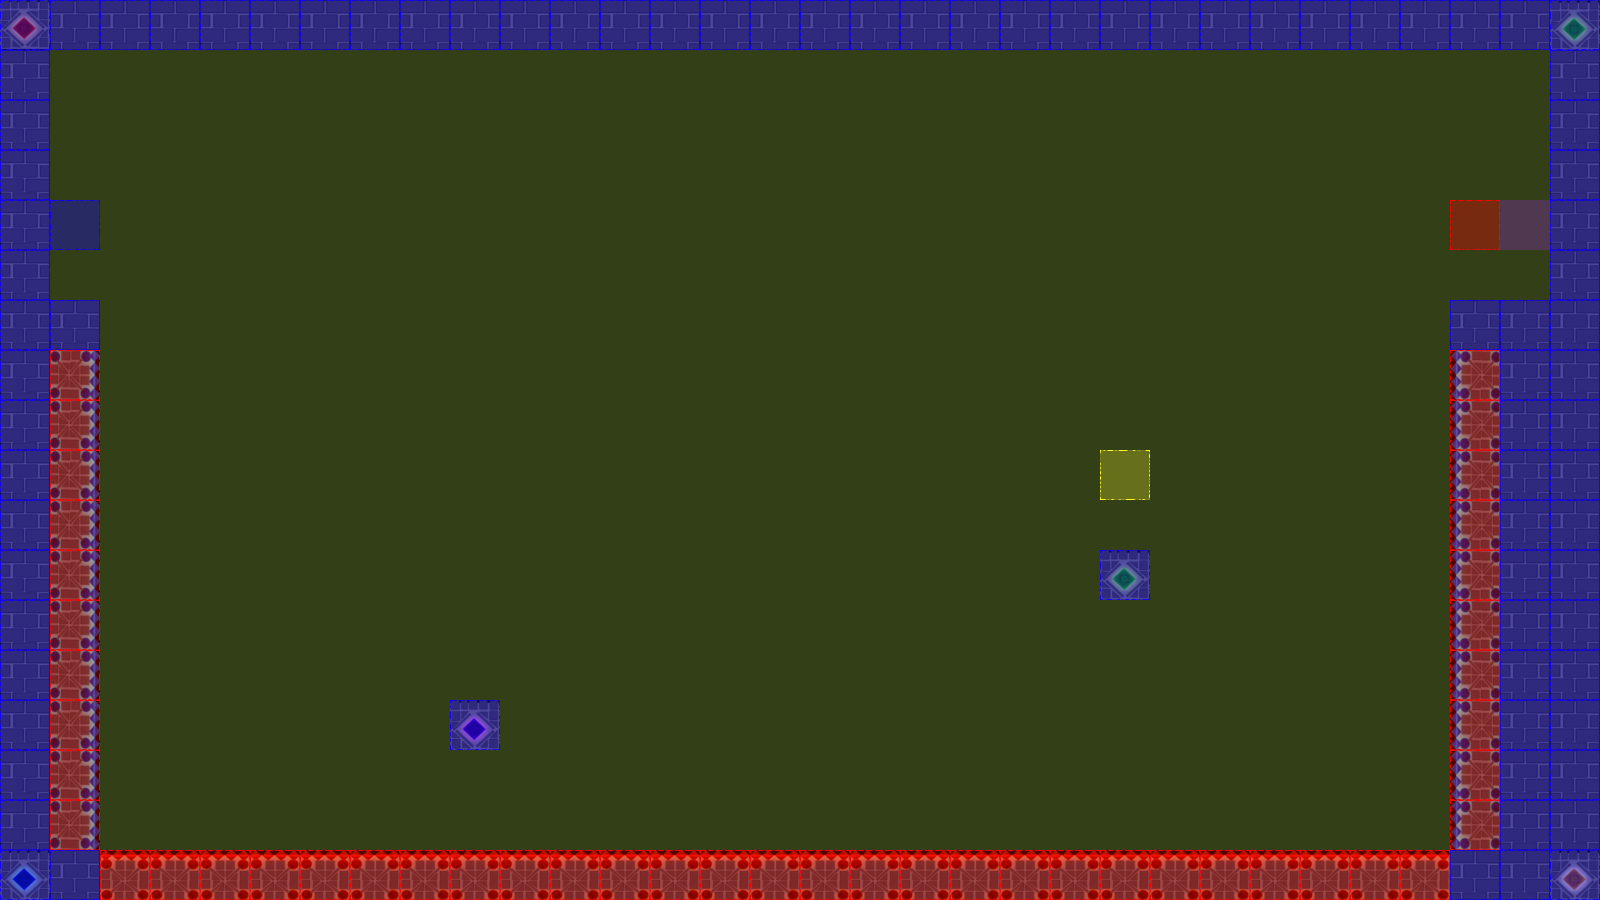

This is a level from a 2D game, rendered from its Tiled map with the project's own tilesets. A one-line summary and the map file follow, with tile-layer data summarised:
An orthogonal 32x18 tile map with 50x50 px tiles, 3 tile layers (terrain, collision, event), 2 tilesets.

<map version="1.0" orientation="orthogonal" renderorder="left-up" width="32" height="18" tilewidth="50" tileheight="50" nextobjectid="3">
 <tileset firstgid="1" name="castleTile" tilewidth="50" tileheight="50" tilecount="36" columns="6">
  <image source="tiles/castleTile.png" width="300" height="300" />
 </tileset>
 <tileset firstgid="37" name="collisionTile" tilewidth="50" tileheight="50" tilecount="12" columns="3">
  <image source="tiles/collisionTile.png" width="150" height="200" />
 </tileset>
 <layer name="terrain" width="32" height="18">
  <data>[576 cells, 131 non-empty, 9 distinct tile ids]</data>
 </layer>
 <layer name="collision" width="32" height="18">
  <data>[576 cells, 576 non-empty, 3 distinct tile ids]</data>
 </layer>
 <layer name="event" width="32" height="18">
  <data>[576 cells, 4 non-empty, 4 distinct tile ids]</data>
 </layer>
</map>
